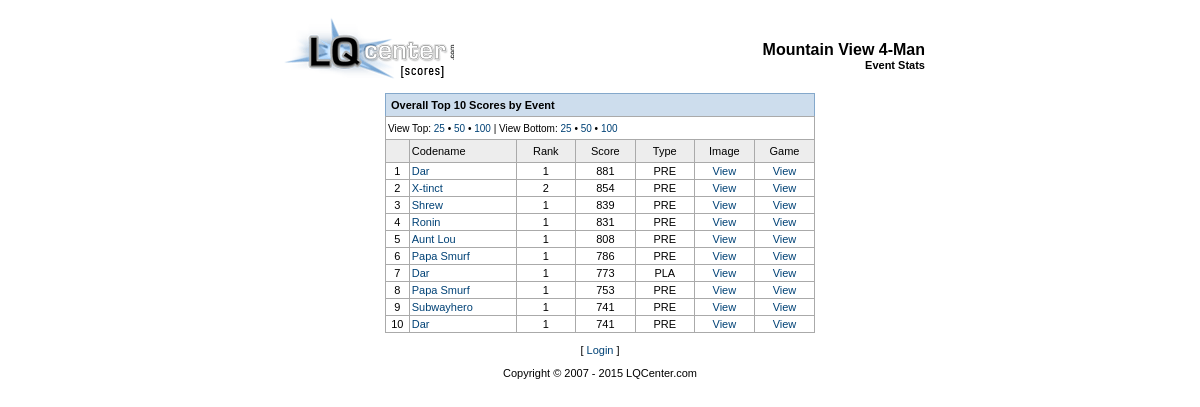
/stats_event.php?eventId=11, run on the app's committed database.
### tables this page shows
CREATE TABLE IF NOT EXISTS `web_events` (
  `id` mediumint(4) NOT NULL AUTO_INCREMENT,
  `stamp` int(10) NOT NULL DEFAULT '0',
  `event_year` smallint(4) NOT NULL,
  `center` smallint(3) NOT NULL DEFAULT '0',
  `title` varchar(50) NOT NULL DEFAULT '',
  `prelim_stamp` int(10) NOT NULL,
  `prelim_sched` enum('auto','manual') NOT NULL DEFAULT 'auto',
  `prelim_gen` enum('0','1') NOT NULL DEFAULT '0',
  `prelim_sets` tinyint(2) NOT NULL DEFAULT '0',
  `prelim_format` enum('dq','tq','none') NOT NULL DEFAULT 'tq',
  `prelim_rankby` enum('score','points') NOT NULL DEFAULT 'score',
  `prelim_drops` enum('0','1') NOT NULL DEFAULT '0',
  `playoff_sets` tinyint(2) NOT NULL DEFAULT '0',
  `playoff_format` enum('dq','tq','none') NOT NULL DEFAULT 'tq',
  `playoff_advance1` tinyint(2) NOT NULL DEFAULT '0',
  `playoff_advance2` tinyint(2) NOT NULL DEFAULT '0',
  `console_sets` tinyint(2) NOT NULL DEFAULT '0',
  `console_format` enum('dq','tq','none') NOT NULL DEFAULT 'tq',
  `playoff_rankby` enum('score','points') NOT NULL DEFAULT 'score',
  `console_advance` tinyint(2) NOT NULL DEFAULT '0',
  `console_advrank` varchar(4) NOT NULL DEFAULT '',
  `final_sets` tinyint(2) NOT NULL DEFAULT '0',
  `final_format` enum('dq','tq','none') NOT NULL DEFAULT 'tq',
  `final_advance` tinyint(2) NOT NULL DEFAULT '0',
  `final_advrank` varchar(4) NOT NULL DEFAULT '',
  `ranks_pre` enum('0','1') NOT NULL DEFAULT '0',
  `ranks_pla` enum('0','1') NOT NULL DEFAULT '0',
  `ranks_con` enum('0','1') NOT NULL DEFAULT '0',
  `ranks_fin` enum('0','1') NOT NULL DEFAULT '0',
  PRIMARY KEY (`id`)
);

### functions.php (the view, shortened to what this page needs)
<?
  function return_codename($player_id)
    {
	$fetch_player = mysql_result(mysql_query("SELECT player_codename AS var FROM `web_players` WHERE player_id='$player_id'"),0);
	return $fetch_player;
     }
  function print_header($title,$subtitle)
    {
	print("<!DOCTYPE HTML PUBLIC \"-//W3C//DTD HTML 4.01 Transitional//EN\">\n");
	print("<html>\n");
	print("<head>\n");
	print("<link rel=\"stylesheet\" type=\"text/css\" href=\"./styles.css\">\n");
	print("</head>\n\n");
	print("<body>\n\n");
	if($title == "0")
	    {
		print("<table width=\"650\" height=\"85\" cellspacing=\"0\" cellpadding=\"0\" align=\"center\">\n");
		print("  <tr>\n");
		print("   <td><a href=\"./index.php\"><img border=\"0\" src=\"./images/logo.gif\" width=\"183\" height=\"73\" alt=\"LQCenter.com\"></a></td>\n");
		print(" </tr>\n");
		print("</table>\n");
	     }
	else
	    {
		if(strlen($title) < 3)
		    {
			$display_title = mysql_result(mysql_query("SELECT title FROM `web_events` WHERE id='$title'"),0);
		     }
		else
		    {
			$display_title = $title;
		     }
		print("<table width=\"650\" height=\"85\" cellspacing=\"0\" cellpadding=\"0\" align=\"center\">\n");
		print("  <tr>\n");
		print("   <td rowspan=\"2\"><a href=\"./index.php\"><img border=\"0\" src=\"./images/logo.gif\" width=\"183\" height=\"73\" alt=\"LQCenter.com\"></a></td>\n");
		print("   <td align=\"right\" class=\"large\" valign=\"bottom\"><b>$display_title</b></td>\n");
		print(" </tr>\n");
		print("  <tr>\n");
		print("   <td align=\"right\" valign=\"top\"><b>$subtitle</b></td>\n");
		print(" </tr>\n");
		print("</table>\n");
	     }
     }
  function print_footer()
    {
	if(isset($_COOKIE[lqc_scores_session]))
	    {
		print("<p align=\"center\">[ <a href=\"./login.php?do=logout\">Logout</a> ]</p>\n");
	     }
	else
	    {
		print("<p align=\"center\">[ <a href=\"./login.php\">Login</a> ]</p>\n");
	     }
	$end_year = date("Y");
	print("<p align=\"center\">Copyright &copy; 2007 - $end_year LQCenter.com</p>\n\n");
	print("</body>\n");
	print("</html>");
     }
?>

### stats_event.php (shortened to what this page needs)
<?php
  require("functions.php");
  if($_GET["eventId"] != "")
    {
	$fetch_event = mysql_query("SELECT * FROM `web_events` WHERE `id` = '$eventId' LIMIT 1");
	while($eventRow = mysql_fetch_assoc($fetch_event))
	    {
		print_header("$eventRow[title]","Event Stats");
		if($limit != "" && is_numeric($limit))
		    {
			$fetch_limit = $limit;
		     }
		else
		    {
			$fetch_limit = 10;
		     }
		if($sort == "asc")
		    {
			$fetch_sort = "ASC";
			$title_sort = "Bottom";
		     }
		elseif($sort == "desc")
		    {
			$fetch_sort = "DESC";
			$title_sort = "Top";
		     }
		else
		    {
			$fetch_sort = "DESC";
			$title_sort = "Top";
		     }
		print("<table width=\"430\" cellspacing=\"1\" cellpadding=\"2\" class=\"table_bl_top\" align=\"center\">\n");
		print("  <tr>\n");
		print("   <td colspan=\"16\"><b>Overall $title_sort $fetch_limit Scores by Event</b></td>\n");
		print(" </tr>\n");
		print("</table>\n\n");
		print("<table width=\"430\" cellspacing=\"1\" cellpadding=\"2\" bgcolor=\"#aaaaaa\" align=\"center\">\n");
		print("  <tr bgcolor=\"#ffffff\">\n");
		print("   <td colspan=\"16\" height=\"22\" class=\"small\">View Top: <a href=\"./stats_event.php?eventId=$eventId&sort=desc&limit=25\">25</a> &bull; <a href=\"./stats_event.php?eventId=$eventId&sort=desc&limit=50\">50</a> &bull; <a href=\"./stats_event.php?eventId=$eventId&sort=desc&limit=100\">100</a> | View Bottom: <a href=\"./stats_event.php?eventId=$eventId&sort=asc&limit=25\">25</a> &bull; <a href=\"./stats_event.php?eventId=$eventId&sort=asc&limit=50\">50</a> &bull; <a href=\"./stats_event.php?eventId=$eventId&sort=asc&limit=100\">100</a></td>\n");
		print(" </tr>\n");
		print("  <tr bgcolor=\"#ededed\" height=\"22\">\n");
		print("   <td width=\"20\">&nbsp;</td>\n");
		print("   <td width=\"110\">Codename</td>\n");
		print("   <td width=\"60\" align=\"center\">Rank</td>\n");
		print("   <td width=\"60\" align=\"center\">Score</td>\n");
		print("   <td width=\"60\" align=\"center\">Type</td>\n");
		print("   <td width=\"60\" align=\"center\">Image</td>\n");
		print("   <td width=\"60\" align=\"center\">Game</td>\n");
		print(" </tr>\n");
		$high_i = 1;
		$fetch_scores = mysql_query("SELECT * FROM `web_scores` WHERE score_event='$eventId' ORDER BY `score_score` $fetch_sort LIMIT 0, $fetch_limit");
		while($fetch_high_row = mysql_fetch_assoc($fetch_scores))
		    {
		  	$player_codename = return_codename($fetch_high_row[score_player]);
			$high_game_type = strtoupper($fetch_high_row[score_game_type]);
			print("  <tr bgcolor=\"#ffffff\">\n");
			print("   <td align=\"center\">$high_i</td>\n");
			print("   <td><a href=\"./stats_player.php?playerId=$fetch_high_row[score_player]\">$player_codename</a></td>\n");
			print("   <td align=\"center\">$fetch_high_row[score_rank]</td>\n");
			print("   <td align=\"center\">$fetch_high_row[score_score]</td>\n");
			print("   <td align=\"center\">$high_game_type</td>\n");
			if($fetch_high_row[score_scanned_image] != "")
			    {
				print("   <td align=\"center\"><a href=\"./scanned/$fetch_high_row[score_scanned_image]\" target=\"_blank\">View</a></td>\n");
			     }
			else
			    {
				print("   <td align=\"center\">-</td>\n");
			     }
			print("   <td align=\"center\"><a href=\"./schedule.php?getEvent=$eventId&getGame=$fetch_high_row[score_game]&getType=$fetch_high_row[score_game_type]\">View</a></td>\n");
			print(" </tr>\n");
			$high_i++;
		     }
		print("</table>\n");
		print_footer();
	     }
     }
?>

### styles.css (style rules this page uses)
body { background-color: #ffffff; scrollbar-face-color:#e2e2e2; scrollbar-highlight-color:#e2e2e2; scrollbar-3dlight-color:#e1e1e1; scrollbar-darkshadow-color:#f4f4f4; scrollbar-shadow-color:#465162; scrollbar-arrow-color:#666666; scrollbar-track-color:#f1f1f1; }
body,td { font-family: Arial; font-size: 11px; color: #000000; }
a { border: 0px; }
a:link { color: #004276; text-decoration: none; }
table { border: 0px; empty-cells: show; }
.small { font-size: 10px; }
.large { font-size: 16px; }
.table_bl_top { padding: 2; border: 1px solid #84a8cb; border-bottom: 0px; background-color: #cddded; }

### data on the page
web_events: title "Mountain View 4-Man", title_sort "Top", fetch_limit "10", player_codename "Dar", fetch_high_row "1", fetch_high_row "881", high_game_type "PRE", player_codename "X-tinct", fetch_high_row "2", fetch_high_row "854", player_codename "Shrew", fetch_high_row "839", player_codename "Ronin", fetch_high_row "831", player_codename "Aunt Lou", fetch_high_row "808", player_codename "Papa Smurf", fetch_high_row "786", fetch_high_row "773", high_game_type "PLA", fetch_high_row "753", player_codename "Subwayhero", fetch_high_row "741"
